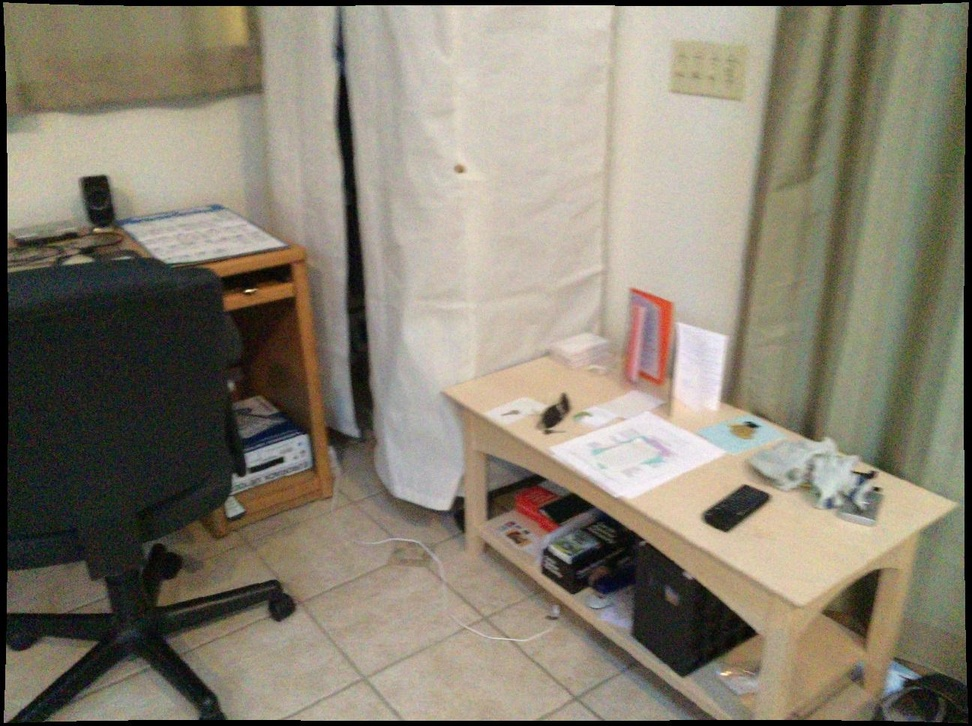
#> input picture assignment_02/task_2/color/000000.jpg, 972 x 726 px, shrunk from 1296 x 968 before the run; its folder holds only this picture in this run
$ jupyter execute --allow-errors Assignment_02.ipynb
#> lines starting #> are read from the running program, lines starting #| are printed output that depends on the picture
# Assignment 02 for 3D World Representations

In this assignment you will complete two programming tasks and answer 1 written question. You are expected to use Python along with libraries such as **NumPy**, **SciPy**, **Matplotlib**, and **Open3D** (for 3D visualization). Please ensure your code is well-commented and modular.

## 1 Task Based Mapping Methods
Roboticists at the University of Bonn are developing several robots for different applications:

- **UBoButler**: A humanoid robot tasked with sorting objects on a kitchen counter. The robot must identify and manipulate items like 'cups', 'plates', and 'utensils' and place them in designated locations. It does not wander out of the kitchen.

- **UBoWanderDog**: UBoWanderDog: UBoWanderDog is a quadruped navigating a hilly terrain with obstacles such as 'rocks', 'trees', and 'bushes'. The robot's primary task is to explore the area and map potential paths.

- **UBoAssist**: UBoAssist is a humanoid assisting elderly and visually challenged people in navigation in dense urban areas with pedestrians, cyclists, other vehicles, traffic lights, and crosswalks.

These robots rely on accurate 3D perception to function effectively. Their perception systems process visual data to create 3D maps of their environments. The team is focused on using pixel-level classification from deep learning models to label elements in the scene. To understand the challenges involved, consider the following computational cost considerations:

- **Panoptic Segmentation**: Highest computational cost.

- **Semantic Segmentation**: Provides pixel-level classification of object categories

- **Instance Segmentation**: Similar to Semantic Segmentation but requires additional computation for tracking individual instances.

Determine the most suitable scene understanding approach for mapping (Semantic Segmentation, Instance Segmentation, or Panoptic Segmentation) for each of the three scenarios (Kitchen, Hilly Terrain, and Downtown Area). Justify your choice for each scenario.

---

#### **UBoButler (Kitchen Scenario)**
**Approach:** Instance Segmentation

**Justification:**
In the kitchen, UBoButler needs to interact with specific individual objects like cups, plates, and utensils. Semantic segmentation alone would only label pixels as "cup" or "plate" without distinguishing between multiple cups or plates, which is insufficient for manipulation tasks. **Instance segmentation** allows the robot to differentiate between individual items, which is crucial for picking and placing actions. Panoptic segmentation would also work but is unnecessarily computationally expensive for a contained environment like a kitchen where there are relatively few objects and low complexity.

---

#### **UBoWanderDog (Hilly Terrain Scenario)**
**Approach:** Semantic Segmentation

**Justification:**
For exploration and navigation in a natural outdoor environment, the goal is to understand general categories of terrain elements like "rock", "tree", and "bush" to plan safe paths. There's no need to distinguish between individual rocks or trees. **Semantic segmentation** provides sufficient information while being computationally lighter than instance or panoptic segmentation, which is important for real-time operation in resource-constrained or field-deployed robots.

---

#### **UBoAssist (Urban Scenario)**
**Approach:** Panoptic Segmentation

**Justification:**
In a dense urban environment, UBoAssist must understand both **what** is in the scene (e.g., traffic lights, pedestrians, cyclists) and **who is who** (e.g., tracking multiple people or vehicles). **Panoptic segmentation**, which combines both semantic and instance segmentation, is ideal here. It allows the robot to perform pixel-level classification while also keeping track of individual dynamic elements, essential for safe and intelligent navigation. Despite its high computational cost, it is justified due to the high complexity and safety-critical nature of the task.

## 2 Semantic Point Cloud Creation and Stitching

In this task you are provided with a set of depth images, semantic segmentation masks, camera poses, and intrinsics. Your goal is to generate and visualize a colored 3D point cloud. Each depth image should be converted to a local point cloud, colored using the semantic mask and a provided CSV file that maps 41 semantic classes (including background) to RGB colors, and then transformed into world coordinates using the camera pose. Finally, the per-image point clouds should be stitched together and visualized as one global colored point cloud.

- a. Convert each depth image into a 3D point cloud using the camera intrinsics.

- b. Modify above function to color the point cloud. For each depth, use the corresponding semantic segmentation mask and the provided CSV file mapping semantic classes to colors, to assign an RGB color to each point. Use nearest point interpolation for aligning depth image with segmentation image. Assume segmentation image has same instrinsics as color image. Assume the optical centers for RGB and depth images are co-incident.

- c. Then, transform the colored local point cloud into world coordinates using the provided camera pose.

- d. Stitch the transformed point clouds from all images into a single global point cloud and visualize it using a 3D visualization tool such as Open3D.
- e. Explain in text the trade-off between occupancy and TSDF maps on one hand and different grid sizes on the other based on the visualizations generated

### Note:
- Use appropriate libraries (e.g., Open3D) for point cloud creation and visualization.
- Make sure to apply the correct transformations using camera poses and intrinsics.

[cell 1]
import numpy as np
import matplotlib
import open3d as o3d

import os
import pandas as pd

[cell 2]
def load_data():
    ## Load all the depth images, semantic mask images, camera poses, intrinsics and csv for mapping semantic classes to colors
    color_imgs = []
    depth_imgs = []
    label_imgs = []
    pose_matrices = []
    class_map = {}
    intrinsic_color = []
    intrinsic_depth = []

    path = '../assignment_02/task_2/'

    for img in sorted(os.listdir(path + 'color/')):
        color_imgs.append(matplotlib.image.imread(path + 'color/' + img))

    for img in sorted(os.listdir(path + 'depth/')):
        depth_imgs.append(matplotlib.image.imread(path + 'depth/' + img))

    for img in sorted(os.listdir(path + 'label/')):
        label_imgs.append(matplotlib.image.imread(path + 'label/' + img))

    for txt in sorted(os.listdir(path + 'pose/')):
        with open(path + 'pose/' + txt, 'r') as file:
            matrix = [line.strip().split() for line in file]
            matrix = np.array(matrix, float)
        pose_matrices.append(matrix)

    class_map = pd.read_csv('../assignment_02/task_2/class_rgb_map.csv').to_dict()

    with open(path + 'intrinsics_color.txt', 'r') as file:
        intrinsic_color = [line.strip().split() for line in file]
        intrinsic_color = np.array(intrinsic_color, float)

    with open(path + 'intrinsics_depth.txt', 'r') as file:
        intrinsic_depth = [line.strip().split() for line in file]
        intrinsic_depth = np.array(intrinsic_depth, float)

    return color_imgs, depth_imgs, label_imgs, pose_matrices, class_map, intrinsic_color, intrinsic_depth

# a.

[cell 3]
# [21 lines left out: function convert_depth_to_pointcloud, not called in this run]

# b.

[cell 4]
# [20 lines left out: function convert_depth_semantics_to_colored_pointcloud, not called in this run]

# c.

[cell 5]
# [10 lines left out: function transform_pointcloud_to_worldframe, not called in this run]

# d.

[cell 6]
# [8 lines left out: function stitch_pointcloud, not called in this run]

[cell 7]
# [14 lines left out: function visualize, not called in this run]

#> (a cell that did not finish here is left out)

## 3. 2D TSDF Grid Generation, Weighted Update and Occupancy Computation ##

In this task you are provided with a defined parabola given by the equation $y=4x^2$, that represents a curved surface in the first quadrant. The scene is defined over a 1m × 1m area with a  user-defined grid cell size i.e. your method should be general to the size. You are also provided with multiple camera poses that indicate the camera’s position and orientation in the scene. Your goal is to generate a 2D Truncated Signed Distance Function (TSDF) grid by performing raycasting from the camera pose(s) into the scene. The TSDF should be computed as follows: along each ray cast from the camera, determine the intersection with the surface defined by $y=4x^2$ (the measured surface).  For a given grid cell along that ray:

- If the cell lies between the camera and the measured surface, assign a positive TSDF value.

- If the cell is beyond the measured surface, assign a negative TSDF.

- Use TSDF updating principles in the lecture including weight drop-off beyond -0.1m.

You can refer to state-of-the-art TSDF weight and distance calculation and update methods in the repository https://github.com/ethz-asl/voxblox.

- a.	Generate the grid covering the 1m × 1m domain with user defined resolution (Use 0.1m for initial testing). Initialize a maps with two values for the grid: TSDF distance and the weight. Also perform suitable initialization of the weights and distances.

- b.	Using the provided camera pose(s), perform raycasting into the scene. You are given the helper function get_intersection_point(). Compute the TSDF value based on the distance from the cell to the measured surface along that ray using the following convention: cells between the camera and the surface have positive TSDF values, and cells beyond the surface have negative TSDF values. Update the cell’s weight only if its absolute TSDF value is within 0.1m. Document your raycasting method and detail how you use the get_intersection_point() function to determine the surface intersection.

- c.	Once the TSDF weights and distances are updated for all poses, generate an occupancy map from the two maps.

- d.	Visualize the TSDF distance, weights and the occupancy maps for two different gride cell sizes 0.1m and 0.01m.

- e.	Explain in text the trade-off between occupancy and TSDF maps on one hand and different grid sizes on the other based on the visualizations generated

**Note**: You can add helper functions to make the solution modular. However the functions given below must be completed. You can call your helper functions within it.


[cell 9]
import numpy as np
import matplotlib.pyplot as plt

##############################
# Configuration and Constants
##############################

config = {
    'use_weight_dropoff': True,
    'default_truncation_distance': 0.1,  # meters
    'max_weight': 100.0,
    'use_const_weight': False
}

kFloatEpsilon = 1e-6

def get_intersection_point(pose, noise_factor=0.001):
    """
    Compute the intersection point of the sensor ray with the parabola defined by:
         y = 4x^2
    The sensor ray is given by: (x, y) + t*(cos(theta), sin(theta)).
    We solve for t from:
         y_cam + t*sin(theta) = 4*(x_cam + t*cos(theta))^2
    and add noise proportional to t. The measured distance is returned as negative,
    but the intersection point is computed using its absolute value.
    """
    x_cam, y_cam, theta = pose

    # Coefficients for the quadratic:
    # 4*cos(theta)^2 * t^2 + (8*x_cam*cos(theta) - sin(theta)) * t + (4*x_cam^2 - y_cam) = 0
    A = 4 * (np.cos(theta)**2)
    B = 8 * x_cam * np.cos(theta) - np.sin(theta)
    C = 4 * (x_cam**2) - y_cam

    discriminant = B**2 - 4 * A * C
    if discriminant < 0:
        t_true = 0
    else:
        t1 = (-B + np.sqrt(discriminant)) / (2 * A)
        t2 = (-B - np.sqrt(discriminant)) / (2 * A)
        candidates = [t for t in [t1, t2] if t > 0]
        t_true = min(candidates) if candidates else 0

    noise = np.random.randn() * noise_factor * t_true
    t_meas = -(t_true + noise)  # negative measured distance

    ray_direction = np.array([np.cos(theta), np.sin(theta)])
    # Compute intersection point using absolute measured distance
    point_G = np.array([x_cam, y_cam]) + (-t_meas) * ray_direction
    return point_G

[cell 10]
def load_camera_poses_from_csv_file(csv_file):
#> called with csv_file = 'cameraposes.csv'
    import pandas as pd
    return pd.read_csv(csv_file)
#> (reads assignment_02/task_3/cameraposes.csv from the repository)
    #pass
camera_poses = load_camera_poses_from_csv_file(f'cameraposes.csv')
print(camera_poses)

[cell 11]
def initialize_tsdf_map(grid_size=1.0, cell_size=0.1, config=config):
    # Initialize a tsdf map with 2 values each: weight and distance
    num_cells = int(grid_size / cell_size)
    tsdf_distances = np.full((num_cells, num_cells), config['default_truncation_distance']) # Initialize with max truncation distance
    tsdf_weights = np.zeros((num_cells, num_cells)) # Initialize with zero weights
    return tsdf_distances, tsdf_weights

tsdf_distances, tsdf_weights = initialize_tsdf_map()
print(tsdf_distances)
print(tsdf_weights)

[cell 12]
def update_tsdf_map(camera_pose, tsdf_distances, tsdf_weights, grid_size=1.0, cell_size=0.1, config=config):
    # Update the tsdf map's weight and distances where applicable for the current camera pose
    # Use the get_intersection_point() function in above cell to get the intersection point with the parabola which is the surface point
    x_cam, y_cam, theta = camera_pose

    truncation = config['default_truncation_distance']
    max_weight = config['max_weight']

    intersection_point = get_intersection_point(camera_pose)

    direction = np.array([np.cos(theta), np.sin(theta)])
    start_point = np.array([x_cam, y_cam])
    end_point = intersection_point
    ray = end_point - start_point
    ray_length = np.linalg.norm(ray)

    num_steps = max(int(ray_length / (cell_size / 2)), 1)

    for i in range(num_steps):
        t = i / num_steps
        point = start_point + t * ray
        x, y = point

        if not (0 <= x < grid_size and 0 <= y < grid_size):
            continue

        ix = int(x / cell_size)
        iy = int(y / cell_size)

        cell_center = np.array([ix * cell_size + cell_size / 2,
                                iy * cell_size + cell_size / 2])

        signed_distance = np.dot(end_point - cell_center, direction)

        if abs(signed_distance) > truncation:
            continue

        tsdf_value = np.clip(signed_distance / truncation, -1.0, 1.0)

        # TSDF weighted update
        w_old = tsdf_weights[iy, ix]
        d_old = tsdf_distances[iy, ix]

        w_new = w_old + 1
        tsdf_updated = (w_old * d_old + tsdf_value) / w_new

        tsdf_distances[iy, ix] = tsdf_updated
        tsdf_weights[iy, ix] = min(w_new, max_weight)

Raycasting Method and Utilization of get_intersection_point() function

Firstly, I extracted the camerapose from csv file and then used get_intersection_point() function to get the point on actual surface seen from this pose. Then computed the unit vector direction of ray using theta of camera pose and then computed the vector from camera to surface as well as its length.
Then examined the ray along cells by breaking it into smaller parts. If the ray is outside the map then we skip it. Otherwise, we calculate the location of the point on the current cell as well as center of the cell.
After this we get the vector from cell center to the surface. To get the signed distance from this cell center to the surface we  use inner product of this vector with direction vector of camera pose to the surface. Then we check if absolute value of this signed distance is less than truncation threshold or not. If it is then we normalize the distance with truncation threshold to keep tsdf value in the range of -1 to 1.
Consequently, we do weighted average update of weight and distance of this particular cell.

[cell 13]
def compute_occupancy_map(tsdf_distances, weight_threshold=0.01,  config=config):
    # Compute occupancy map from the tsdf map's weights and distances. If weight < 0.01, assume occupancy is 0.5 i.e. unknown
    occupancy_map = np.full_like(tsdf_distances, 0.5)  # Unknown by default
    occupied_thresh = 0.05
    trunc = config['default_truncation_distance']

    known = tsdf_weights >= weight_threshold
    occupied = known & (np.abs(tsdf_distances) <= occupied_thresh)
    free = known & (np.abs(tsdf_distances) > trunc)

    occupancy_map[occupied] = 1.0
    occupancy_map[free] = 0.0

    return occupancy_map
occupancy_map = compute_occupancy_map(tsdf_distances)
print(occupancy_map)

[cell 14]
def visualize_tsdf_weight(tsdf_weights):
    plt.imshow(tsdf_weights, cmap='viridis')
    plt.title('TSDF Weights')
    plt.colorbar()
    plt.show()

[cell 15]
def visualize_tsdf_dist(tsdf_distances):
    plt.imshow(tsdf_distances, cmap='coolwarm', vmin=-1, vmax=1)
    plt.title('TSDF Distances')
    plt.colorbar()
    plt.show()

[cell 16]
def visualize_occupancy_map(occupancy_map):
    plt.imshow(occupancy_map, cmap='gray', vmin=0, vmax=1)
    plt.title('Occupancy Map')
    plt.colorbar()
    plt.show()

[cell 17]
if __name__ == '__main__':

## Call all the funcs here
    cell_size = 0.1
    tsdf_distances, tsdf_weights = initialize_tsdf_map(cell_size=cell_size)

    for _, row in camera_poses.iterrows():
        pose = row[['x', 'y', 'theta']].values
        #tsdf_dist_weight = update_tsdf_map(pose, tsdf_distances, tsdf_weights, cell_size=cell_size)
        update_tsdf_map(pose, tsdf_distances, tsdf_weights, cell_size=cell_size)
        #print(tsdf_distances)

    occupancy_map = compute_occupancy_map(tsdf_distances, tsdf_weights)
    visualize_tsdf_dist(tsdf_distances)
#> in visualize_tsdf_dist, `plt.show()`:
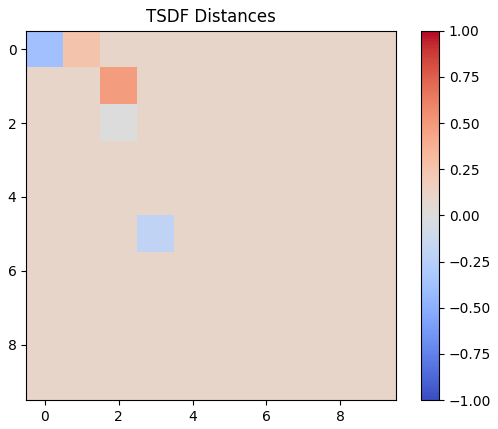
#> figure drawn by matplotlib, 2 panels
    visualize_tsdf_weight(tsdf_weights)
#> in visualize_tsdf_weight, `plt.show()`:
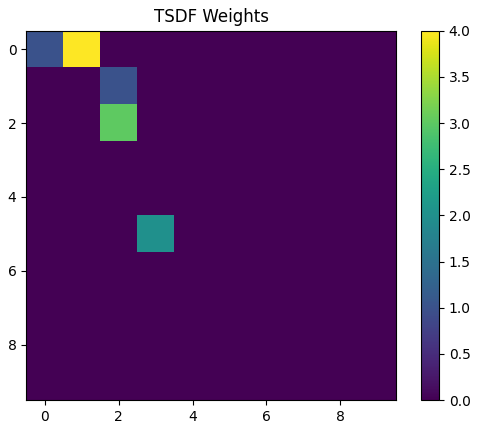
#> figure drawn by matplotlib, 2 panels
    visualize_occupancy_map(occupancy_map)
#> in visualize_occupancy_map, `plt.show()`:
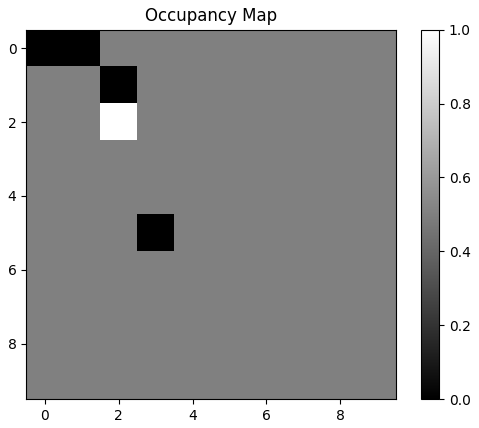
#> figure drawn by matplotlib, 2 panels

    #Visualization for cell size 0.01
    cell_size = 0.01
    tsdf_distances, tsdf_weights = initialize_tsdf_map(cell_size=cell_size)

    for _, row in camera_poses.iterrows():
        pose = row[['x', 'y', 'theta']].values
        #tsdf_dist_weight = update_tsdf_map(pose, tsdf_distances, tsdf_weights, cell_size=cell_size)
        update_tsdf_map(pose, tsdf_distances, tsdf_weights, cell_size=cell_size)
        #print(tsdf_distances)

    occupancy_map = compute_occupancy_map(tsdf_distances, tsdf_weights)
    visualize_tsdf_dist(tsdf_distances)
#> in visualize_tsdf_dist (call 2), `plt.show()`:
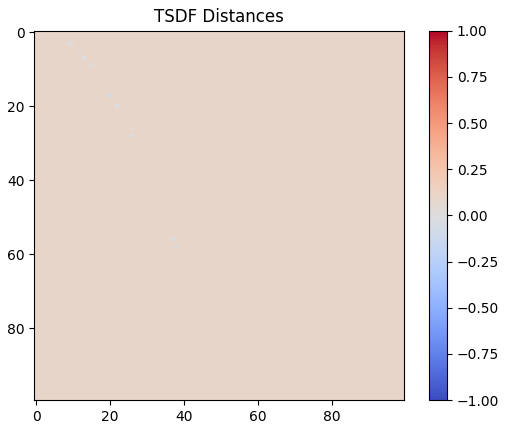
#> figure drawn by matplotlib, 2 panels
    visualize_tsdf_weight(tsdf_weights)
#> in visualize_tsdf_weight (call 2), `plt.show()`:
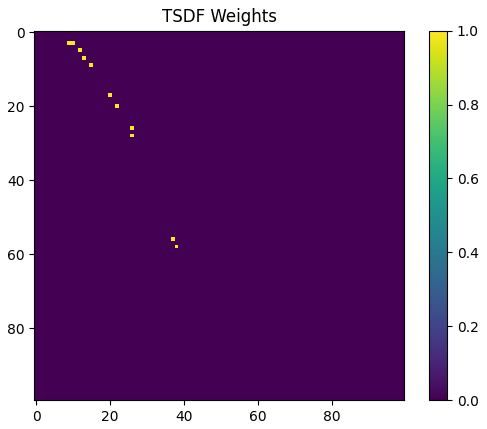
#> figure drawn by matplotlib, 2 panels
    visualize_occupancy_map(occupancy_map)
#> in visualize_occupancy_map (call 2), `plt.show()`:
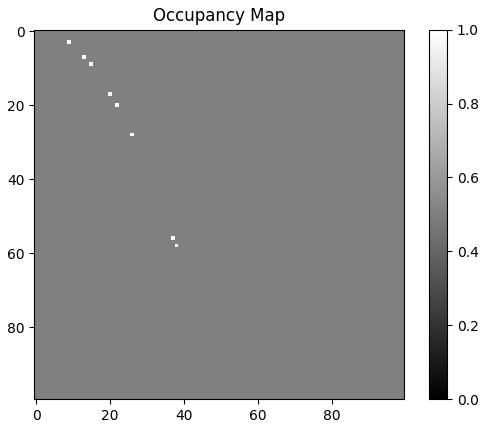
#> figure drawn by matplotlib, 2 panels
